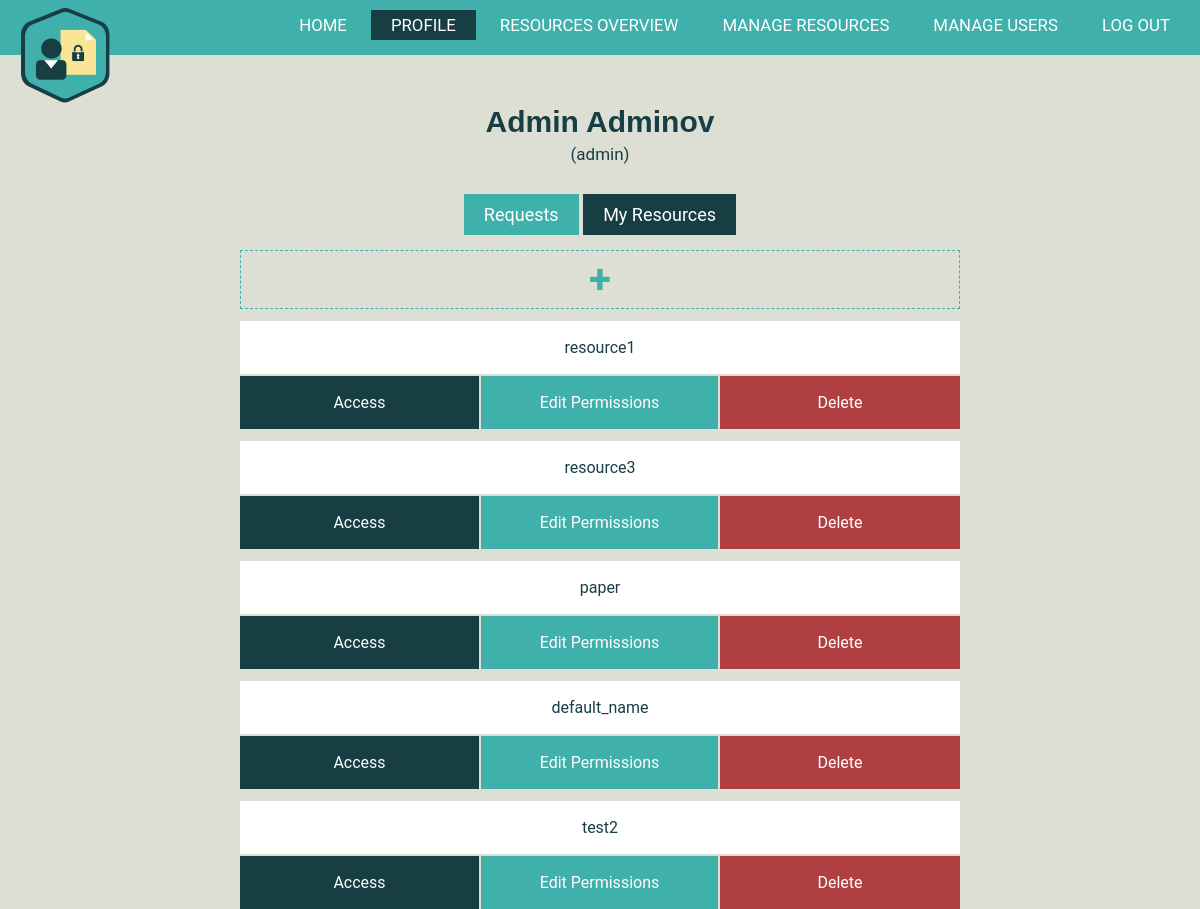
Before: /profile/my-resources/ (signed in) with the older database file.
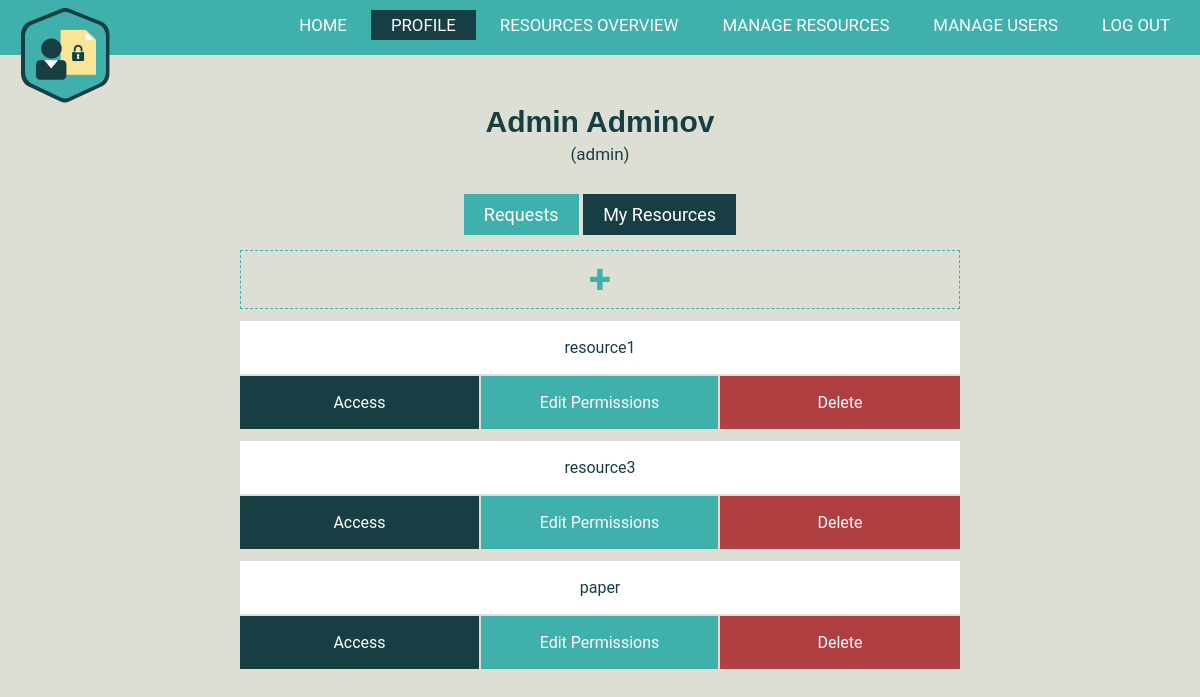
After: the same page with the newer database file.
### AuthorizationManagement/models.py (models this page shows)
class Resource(models.Model):
    type = models.CharField(max_length=50, default = 'default_type')
    name = models.CharField(max_length=150, default = 'default_name')
    description = models.CharField(max_length=250, default = 'default_description')
    creationDate = models.DateTimeField(default=datetime.now, blank=True)
    readers = models.ManyToManyField(CustomUser, related_name= 'reader')
    owners = models.ManyToManyField(Owner, related_name= 'owner')
    link = models.FileField(upload_to='')

### AuthorizationManagement/views.py (the view)
# urls.py: re_path(r'^profile/my-resources/$', MyResourcesView.as_view(), name = 'my resources' ),
@method_decorator(login_required, name='dispatch')
class MyResourcesView(generic.ListView):
    model = Resource
    template_name = 'AuthorizationManagement/resources.html'
    deletion_requested = Resource.objects.none()
    def get_queryset(self):
        current_user = Owner.objects.get(id=self.request.user.id)
        return current_user.owner.all()
    def get_context_data(self, **kwargs):
        context = super(MyResourcesView, self).get_context_data(**kwargs)
        context['deletion_requested'] = Resource.objects.filter(
            id__in=DeletionRequest.objects.filter(sender=self.request.user).values('resource_id'))
        context['is_admin'] = self.request.user.is_staff
        return context

### AuthorizationManagement/templates/AuthorizationManagement/resources.html (shortened to what this page needs)
{% extends "AuthorizationManagement/profile.html" %}
{% block styles %}
	{% load static %}
	<link rel="stylesheet" href="{% static 'AuthorizationManagement/css/info.css' %}" />
	<link rel="stylesheet" type="text/css" href="{% static 'AuthorizationManagement/css/modal_dialog_req.css' %}" />
	<link rel="stylesheet" type="text/css" href="{% static 'AuthorizationManagement/css/profile.css' %}" />
	<link rel="stylesheet" type="text/css" href="{% static 'AuthorizationManagement/css/my-resources.css' %}" />
{% endblock %}
{% block requests_or_resources %}
	<div class="mini-nav">
			<a href="/profile/" class="noncurrent">Requests</a></li>
			<a href="/profile/my-resources" class="current">My Resources</a></li>
	</div>
<div class="resources-container">
	<a href="/profile/my-resources/add-new-resource" class="create-resource"><strong>+</strong></a>
	{% for resource in resource_list %}
		<a href="#{{resource.pk}}" class="res-name"> {{resource.name}} </a>
		<a href="../../resources/{{resource.id}}" class="res-access-btn"download>Access</a>
		<a href="/profile/my-resources/{{resource.id}}-edit-users-permissions" class="edit-perm"> Edit Permissions</a>
		{% if resource in deletion_requested %}
				      <a href="#cancel-deletion-request-{{resource.pk}}" class="cancel-del-req"> Cancel Deletion Request </a>
						<div id="cancel-deletion-request-{{resource.pk}}" class="modalDialog">
							<div>
							<a href="" title="Close" class="close"> x </a>
							<form action="/cancel-deletion-request/{{resource.id}}" method="post">
							{% csrf_token %}
								<div>
								<p> Are you sure you want to CANCEL the deletion request for {{resource.name}}? </p>
								    <input type="submit"
										   value="yes, cancel request">
									<button>
									<a href="" title="Close" class="test"> Close </a>
									</button>
								</div>
							  </form>
							</div>
						</div>
						<br>
		{% else %}
			{% if is_admin %}
			<a href="#delete-resource-{{resource.pk}}" class="delete-btn"> Delete </a>
			{% else %}
			<a href="#send-deletion-request-{{resource.pk}}" class="delete-btn"> Delete </a>
			{% endif %}
	{% endif %}
  {% endfor %}
</div>
{% endblock %}

Changed rows visible on the page:
removed Resource: name "default_name"
removed Resource: name "test2"
